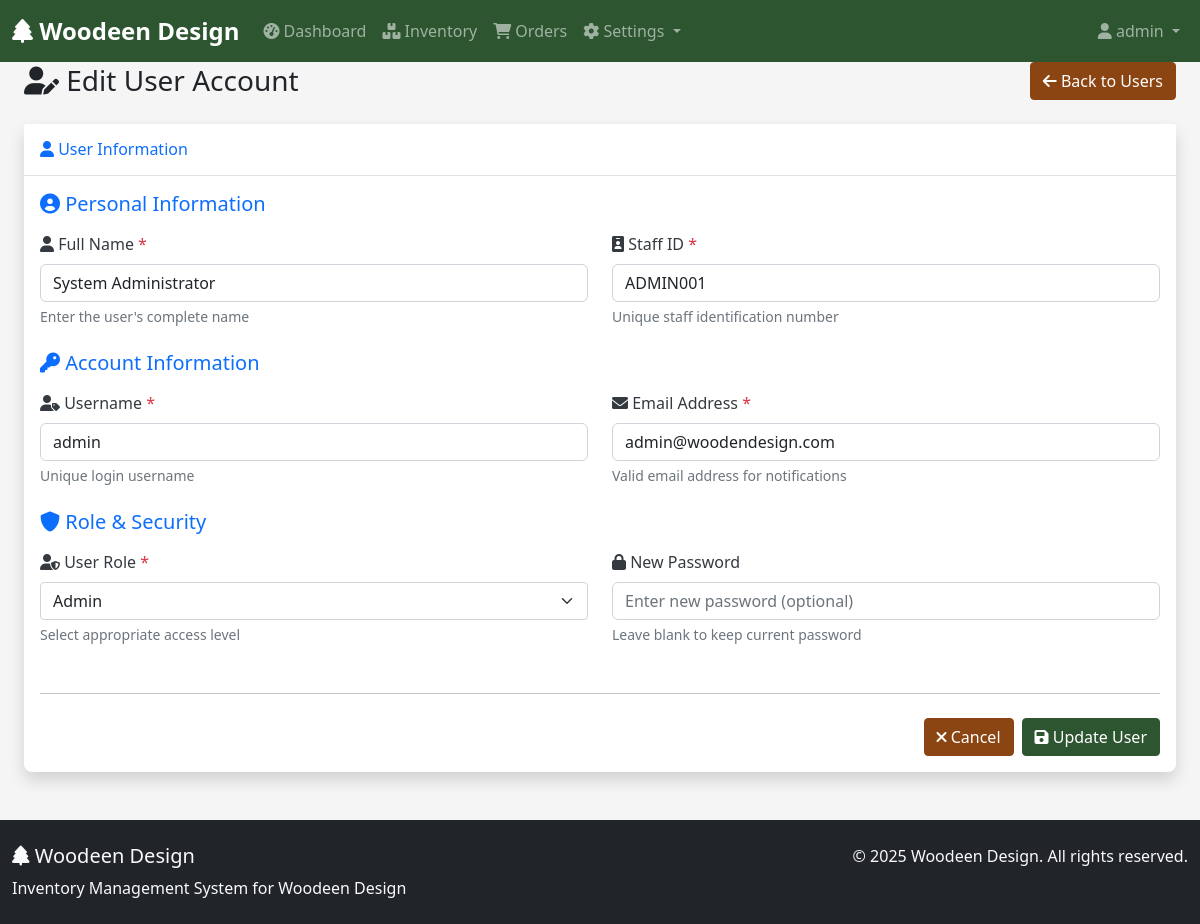
Page /users/edit/1 (signed in) on the committed database.
### tables this page shows
CREATE TABLE users (
    user_id INT PRIMARY KEY AUTO_INCREMENT,
    username VARCHAR(50) UNIQUE NOT NULL,
    password_hash VARCHAR(255) NOT NULL,
    full_name VARCHAR(100) NOT NULL,
    staff_id VARCHAR(20) UNIQUE NOT NULL,
    role ENUM('admin', 'staff') NOT NULL DEFAULT 'staff',
    email VARCHAR(100) UNIQUE NOT NULL,
    is_active BOOLEAN DEFAULT TRUE,
    created_at TIMESTAMP DEFAULT CURRENT_TIMESTAMP,
    updated_at TIMESTAMP DEFAULT CURRENT_TIMESTAMP ON UPDATE CURRENT_TIMESTAMP
);

### app/controllers/UserController.php (called while the page is built, shortened)
<?php
require_once __DIR__ . '/../models/User.php';
class UserController {
    private $userModel;
    public function __construct() {
        $this->userModel = new User();
    }
    public function edit($id) {
        $user = $this->userModel->getUserById($id);
        $this->loadView('users/edit', ['user' => $user]);
    }
    protected function loadView($viewName, $data = []) {
        extract($data);
        require_once __DIR__ . '/../views/' . $viewName . '.php';
    }
}

### app/core/Database.php (called while the page is built, shortened)
<?php
class Database {
    private static $instance = null;
    private $pdo;
    private function __construct() {
        $dsn = 'mysql:host=' . DB_HOST . ';dbname=' . DB_NAME . ';charset=utf8';
        $options = [
            PDO::ATTR_ERRMODE            => PDO::ERRMODE_EXCEPTION,
            PDO::ATTR_DEFAULT_FETCH_MODE => PDO::FETCH_ASSOC,
            PDO::ATTR_EMULATE_PREPARES   => false,
        ];
        try {
            $this->pdo = new PDO($dsn, DB_USER, DB_PASS, $options);
        } catch (PDOException $e) {
            error_log("Database connection failed: " . $e->getMessage());
            die("Sorry, we're experiencing technical difficulties. Please try again later. (Error: DB_CONN_FAILED)");
        }
    }
    public static function getInstance() {
        if (self::$instance === null) {
            self::$instance = new Database();
        }
        return self::$instance;
    }
    public function getConnection() {
        return $this->pdo;
    }
}

### app/models/User.php (called while the page is built, shortened)
<?php
class User {
    private $db;
    public function __construct() {
        $this->db = Database::getInstance()->getConnection();
    }
    public function getUserById($userId) {
        $stmt = $this->db->prepare("SELECT user_id, username, role, email, full_name, staff_id FROM users WHERE user_id = :user_id");
        $stmt->bindParam(':user_id', $userId);
        $stmt->execute();
        return $stmt->fetch(PDO::FETCH_ASSOC);
    }
}

### app/views/users/edit.php (the view, shortened to what this page needs)
<!DOCTYPE html>
<html lang="en">
<head>
    <link rel="stylesheet" href="/wooden_design_ims/public/assets/css/style.css">
</head>
<body>
    <?php include __DIR__ . '/../includes/header.php'; ?>
    <div class="container-fluid">
        <div class="row">
            <div class="col-12">
                <div class="d-flex justify-content-between align-items-center mb-4">
                    <h1 class="h3 mb-0 text-gray-800">
                        <i class="fas fa-user-edit"></i> Edit User Account
                    </h1>
                    <a href="/wooden_design_ims/users" class="btn btn-secondary">
                        <i class="fas fa-arrow-left"></i> Back to Users
                    </a>
                </div>
                <div class="card shadow">
                    <div class="card-header py-3">
                        <h6 class="m-0 font-weight-bold text-primary">
                            <i class="fas fa-user"></i> User Information
                        </h6>
                    </div>
                    <div class="card-body">
                        <form action="/wooden_design_ims/users/update/<?php echo htmlspecialchars($user['user_id']); ?>" method="POST" id="userForm">
                            <div class="row mb-4">
                                <div class="col-12">
                                    <h5 class="text-primary mb-3">
                                        <i class="fas fa-user-circle"></i> Personal Information
                                    </h5>
                                </div>
                                <div class="col-md-6">
                                    <div class="form-group">
                                        <label for="full_name" class="form-label">
                                            <i class="fas fa-user"></i> Full Name <span class="text-danger">*</span>
                                        </label>
                                        <input type="text" class="form-control" id="full_name" name="full_name"
                                               value="<?php echo htmlspecialchars($user['full_name'] ?? ''); ?>"
                                               placeholder="Enter full name" required>
                                        <div class="form-text">Enter the user's complete name</div>
                                    </div>
                                </div>
                                <div class="col-md-6">
                                    <div class="form-group">
                                        <label for="staff_id" class="form-label">
                                            <i class="fas fa-id-badge"></i> Staff ID <span class="text-danger">*</span>
                                        </label>
                                        <input type="text" class="form-control" id="staff_id" name="staff_id"
                                               value="<?php echo htmlspecialchars($user['staff_id'] ?? ''); ?>"
                                               placeholder="Enter staff ID" required>
                                        <div class="form-text">Unique staff identification number</div>
                                    </div>
                                </div>
                            </div>
                            <div class="row mb-4">
                                <div class="col-12">
                                    <h5 class="text-primary mb-3">
                                        <i class="fas fa-key"></i> Account Information
                                    </h5>
                                </div>
                                <div class="col-md-6">
                                    <div class="form-group">
                                        <label for="username" class="form-label">
                                            <i class="fas fa-user-tag"></i> Username <span class="text-danger">*</span>
                                        </label>
                                        <input type="text" class="form-control" id="username" name="username"
                                               value="<?php echo htmlspecialchars($user['username'] ?? ''); ?>"
                                               placeholder="Enter username" required>
                                        <div class="form-text">Unique login username</div>
                                    </div>
                                </div>
                                <div class="col-md-6">
                                    <div class="form-group">
                                        <label for="email" class="form-label">
                                            <i class="fas fa-envelope"></i> Email Address <span class="text-danger">*</span>
                                        </label>
                                        <input type="email" class="form-control" id="email" name="email"
                                               value="<?php echo htmlspecialchars($user['email'] ?? ''); ?>"
                                               placeholder="Enter email address" required>
                                        <div class="form-text">Valid email address for notifications</div>
                                    </div>
                                </div>
                            </div>
                            <div class="row mb-4">
                                <div class="col-12">
                                    <h5 class="text-primary mb-3">
                                        <i class="fas fa-shield-alt"></i> Role & Security
                                    </h5>
                                </div>
                                <div class="col-md-6">
                                    <div class="form-group">
                                        <label for="role" class="form-label">
                                            <i class="fas fa-user-shield"></i> User Role <span class="text-danger">*</span>
                                        </label>
                                        <select class="form-select" id="role" name="role" required>
                                            <option value="admin" <?php echo ($user['role'] == 'admin') ? 'selected' : ''; ?>>Admin</option>
                                        </select>
                                        <div class="form-text">Select appropriate access level</div>
                                    </div>
                                </div>
                                <div class="col-md-6">
                                    <div class="form-group">
                                        <label for="password" class="form-label">
                                            <i class="fas fa-lock"></i> New Password
                                        </label>
                                        <input type="password" class="form-control" id="password" name="password"
                                               placeholder="Enter new password (optional)">
                                        <div class="form-text">Leave blank to keep current password</div>
                                    </div>
                                </div>
                            </div>
                            <div class="row">
                                <div class="col-12">
                                    <hr class="my-4">
                                    <div class="d-flex justify-content-end gap-2">
                                        <a href="/wooden_design_ims/users" class="btn btn-secondary">
                                            <i class="fas fa-times"></i> Cancel
                                        </a>
                                        <button type="submit" class="btn btn-primary">
                                            <i class="fas fa-save"></i> Update User
                                        </button>
                                    </div>
                                </div>
                            </div>
                        </form>
                    </div>
                </div>
            </div>
        </div>
    </div>
    <?php include __DIR__ . '/../includes/footer.php'; ?>
</body>
</html>

### public/assets/css/style.css (style rules this page uses)
:root { --primary-color: #2c5530; --secondary-color: #8b4513; --accent-color: #d2691e; --success-color: #28a745; --warning-color: #ffc107; --danger-color: #dc3545; --light-color: #f8f9fa; --dark-color: #343a40; }
body { font-family: 'Segoe UI', Tahoma, Geneva, Verdana, sans-serif; background-color: #f5f5f5; }
.card { border: none; box-shadow: 0 0.125rem 0.25rem rgba(0, 0, 0, 0.075); border-radius: 0.5rem; }
.card-header { background-color: #fff; border-bottom: 1px solid #dee2e6; font-weight: 600; }
.btn-primary { background-color: var(--primary-color); border-color: var(--primary-color); }
.btn-secondary { background-color: var(--secondary-color); border-color: var(--secondary-color); }
.form-control { border-radius: 0.375rem; border: 1px solid #ced4da; }
.form-label { font-weight: 500; color: var(--dark-color); }
.text-danger { color: var(--danger-color) !important; }

### rows in the picture
users: full_name "System Administrator", staff_id "ADMIN001", username "admin", email "admin@woodendesign.com", role "Admin"

### other values in the picture
$_SESSION['username'] "admin"
